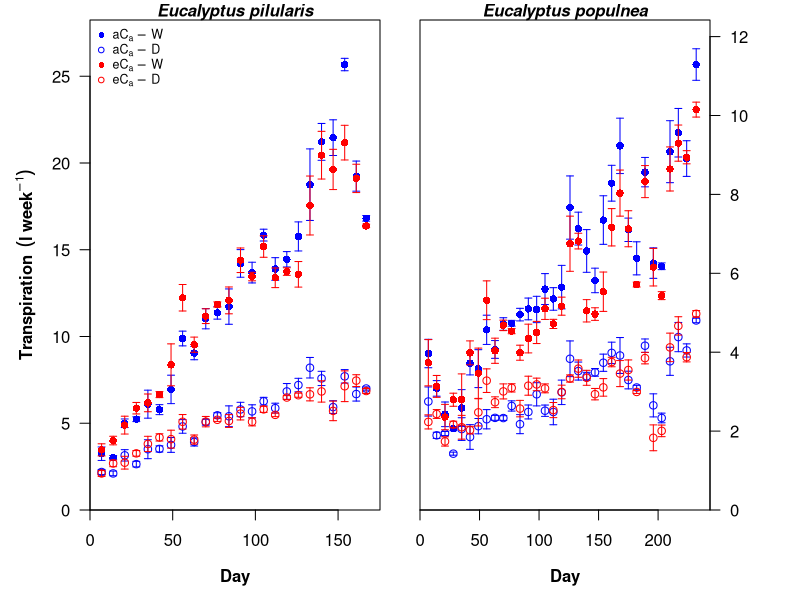

This figure's R source:
setwd("C:/Documents and Settings/Jeffrey Kelly/Desktop/EUC DATA/EUC OVERALL BIOMASS")
PILBIOMASS<-read.csv("PILTRANSAA.csv",sep=",", header=TRUE)
names(PILBIOMASS)
str(PILBIOMASS)

windows(width=8, height=4) #, pointsize=18)
par(xaxs="i",yaxs="i")

par(las=2) 
par(mar=c(4.5,4.5,1,1)) 
par(xaxs="i",yaxs="i")
par(mfrow=c(1,2), cex.lab=1)
#PIL
par(las=1)
with(PILBIOMASS,plot(E[ST=="PILAD"]~D[ST=="PILAD"],col="blue",pch=1,
ylim=range(0,1.1*max(E)),xlim=range(0,1.05*max(D)),
ylab="",xlab=expression(bold(Day))))
title(main="Eucalyptus pilularis",  font.main=4,cex.main=1)

with(PILBIOMASS,arrows(D[ST=="PILAD"],
 ESE[ST=="PILAD"], D[ST=="PILAD"], LSE[ST=="PILAD"]
 , length = .035, angle = 90, code = 3,col="blue")) 
#or
       
with(PILBIOMASS,points(E[ST=="PILAND"]~D[ST=="PILAND"],col="blue",pch=16))
with(PILBIOMASS,arrows(D[ST=="PILAND"],
 ESE[ST=="PILAND"], D[ST=="PILAND"], LSE[ST=="PILAND"]
 , length = .035, angle = 90, code = 3,col="blue")) 
with(PILBIOMASS,points(E[ST=="PILED"]~D[ST=="PILED"],col="red",pch=1))
with(PILBIOMASS,arrows(D[ST=="PILED"],
 ESE[ST=="PILED"], D[ST=="PILED"], LSE[ST=="PILED"]
 , length = .035, angle = 90, code = 3,col="red")) 
with(PILBIOMASS,points(E[ST=="PILEND"]~D[ST=="PILEND"],col="red",pch=16))
with(PILBIOMASS,arrows(D[ST=="PILEND"],
 ESE[ST=="PILEND"], D[ST=="PILEND"], LSE[ST=="PILEND"]
 , length = .035, angle = 90, code = 3,col="red")) 
par(las=3)
mtext(side = 2, text =expression(bold(Transpiration~~(l~week^-1))), line = 2.5,font=2, cex=1.0)
legend("topleft",  expression(aC[a]~-~W, aC[a]~-~D,eC[a]~-~W ,eC[a]~-~D),
cex=0.75,bty="n",
 pch = c(16,1,16,1), col=c("blue","blue","red","red"), #xjust = .5, yjust = .5,
              )
par(las=1) 
setwd("C:/Documents and Settings/Jeffrey Kelly/Desktop/EUC DATA/EUC OVERALL BIOMASS")
POPBIOMASS<-read.csv("POPTRANSAA.csv",sep=",", header=TRUE)
names(POPBIOMASS)
str(POPBIOMASS)


#POP
#bottom,left,top,right
par(xaxs="i",yaxs="i")
par(las=2) 
par(mar=c(4.5,1,1,4.5)) 
par(las=1)
with(POPBIOMASS,plot(E[ST=="POPAD"]~D[ST=="POPAD"],col="blue",pch=1,yaxt="n",
ylim=c(0, 1.1*max(E)),xlim=c(0,1.05*max(D)),
ylab="",xlab=expression(bold(Day))))
title(main="Eucalyptus populnea",  font.main=4,cex.main=1)
with(POPBIOMASS,arrows(D[ST=="POPAD"],
 ESE[ST=="POPAD"], D[ST=="POPAD"], LSE[ST=="POPAD"]
 , length = .035, angle = 90, code = 3,col="blue")) 
 axis(4,labels=TRUE,tcl=-0.5,cex.axis=1)
#or
       
with(POPBIOMASS,points(E[ST=="POPAND"]~D[ST=="POPAND"],col="blue",pch=16))
with(POPBIOMASS,arrows(D[ST=="POPAND"],
 ESE[ST=="POPAND"], D[ST=="POPAND"], LSE[ST=="POPAND"]
 , length = .035, angle = 90, code = 3,col="blue")) 
with(POPBIOMASS,points(E[ST=="POPED"]~D[ST=="POPED"],col="red",pch=1))
with(POPBIOMASS,arrows(D[ST=="POPED"],
 ESE[ST=="POPED"], D[ST=="POPED"], LSE[ST=="POPED"]
 , length = .035, angle = 90, code = 3,col="red")) 
with(POPBIOMASS,points(E[ST=="POPEND"]~D[ST=="POPEND"],col="red",pch=16))
with(POPBIOMASS,arrows(D[ST=="POPEND"],
 ESE[ST=="POPEND"], D[ST=="POPEND"], LSE[ST=="POPEND"]
 , length = .035, angle = 90, code = 3,col="red")) 
 
 # looks great on screeen / printer
 dev.copy2pdf(file="somname.pdf")
 # looks great printed, or after printing MS to PDF
 # this is the one you paste in word
 dev.copy2eps(file="fig19.eps")
 
 
 